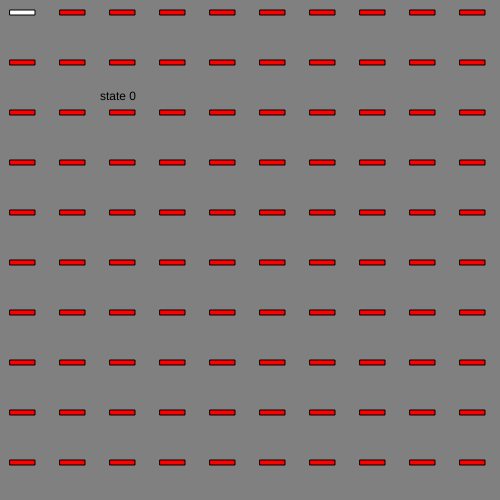
Frame 1 (no input)
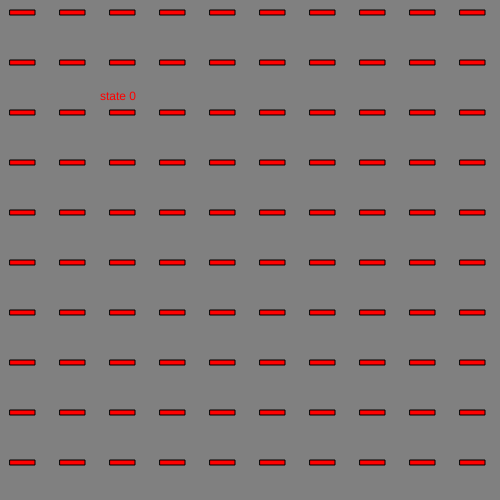
Frame 60 (no input)
Frame 120 (the mouse pressed at the canvas centre since frame 60): identical to frame 60, image omitted

The p5.js sketch that drew these frames (run headless with seeded random() and noise() and a simulated clock; from frame 60 on, the mouse is pressed at the canvas centre):

// p5.js sketch
// ── sketch.js
let state = 0 ;

function setup() {
  createCanvas(500, 500);
}

function draw() {

  switch(state) {
    case 0:
    background('grey') ;
    text("state 0", 100, 100) ;
    for (let j = 0; j < 20; j++) {
      for (let i = 0; i < 20; i++) {
        rect(i * 50 + 10, j * 50 + 10, 25, 5);
        fill('red');
      }
    }
    break ;

    case 1:
    background('red') ;
    text("state 1", 80, 80) ;
    for (let i = 0 ; i < 10 ; i++) {
      rect(i*10, 100, 15, 15) ;
      fill('yellow');
    }
    for (let i = 0 ; i < 9 ; i++) {
      rect(i*10, 200, 15, 15) ;
      fill('yellow');
    }
    for (let i = 0 ; i < 8 ; i++) {
      rect(i*10, 300, 15, 15) ;
      fill('yellow');
    }
    for (let i = 0 ; i < 7 ; i++) {
      rect(i*10, 400, 15, 15) ;
      fill('yellow');
    }
    break ;

    case 2:
    background('green') ;
    text("state 2", 80, 80) ;
    for (let i = 0 ; i < 10 ; i++) {
      rect(i*50, 200, 50, 50) ;
      fill('black');
    }
    for (let i = 0 ; i < 10 ; i++) {
      rect(i*50, 300, 50, 50) ;
        fill('black');
    }

    for (let i = 0 ; i < 10 ; i++) {
      rect(i*50, 400, 50, 50) ;
        fill('black');
    }
    break ;

    case 3:
    background('yellow') ;
    text("state 3", 80, 80) ;
    for (let j = 0; j< 8; j++) {
      for (let i = 0; i < 8; i++) {
        rect(i*60 + 30, j * 60 + 30, 20, 20);
        fill('pink');
      }
    }

    break ;

    case 4:
    background('blue') ;
    text("state 4", 100, 100) ;
    for (let j = 0; j< 10; j++) {
      for (let i = 0; i < 10; i++) {
        fill(random(200));
        rect(i*50 + 15, j * 50 + 15, 10, 10);
      }
    }
    break ;
  }
}

function mouseReleased() {
  state++ ;
  if (state > 4) {
    state = 0 ;
  }
}
